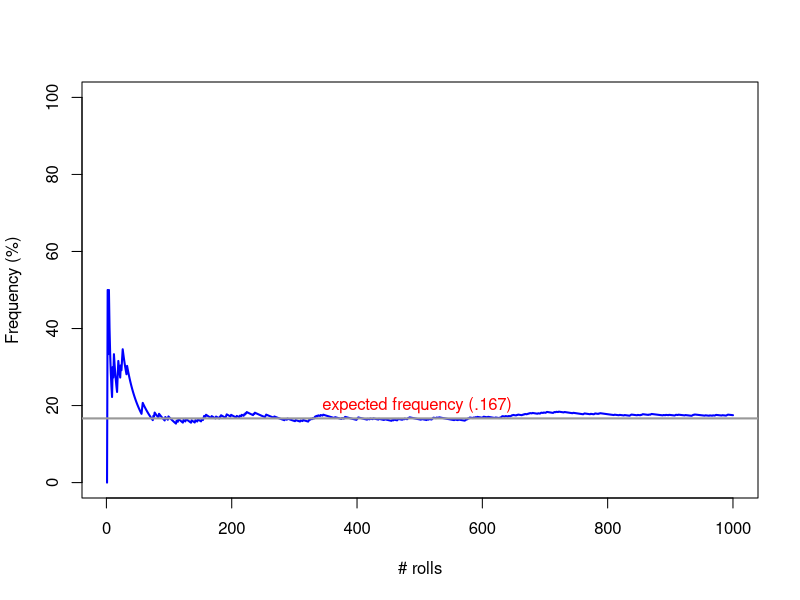

Source code (R):
## ---- chunk 1
            dFace<-3
            dnumRolls<-1000
            dRolls <- vector(mode="numeric", length=0)
            subdRolls<-vector(mode="numeric",length=0)
            dFreq<-vector(mode="numeric",length=0)
            for (i in 1:dnumRolls) {
                #generate pseudo random number between 1 and 6
                d<-0
                d<-sample(1:6,1,replace=T) 
                dRolls[i] = d

            }
            for (j in 1:dnumRolls) {   
                subdRolls<-dRolls[1:j]    
                subdRolls2<-subdRolls[subdRolls==dFace]
                dFreq[j]<-length(subdRolls2)/length(subdRolls)
                dFreq
            }
## ---- chunk 2
plot(dFreq*100,type="l",col="blue",lwd=2,ylim=c(0,100),
            xlab="# rolls", ylab="Frequency (%)")
## ---- chunk 3
abline(h=(100/6), lwd=2,col = "gray60");text(500, 20, "expected frequency (.167) ", col = "red")           
